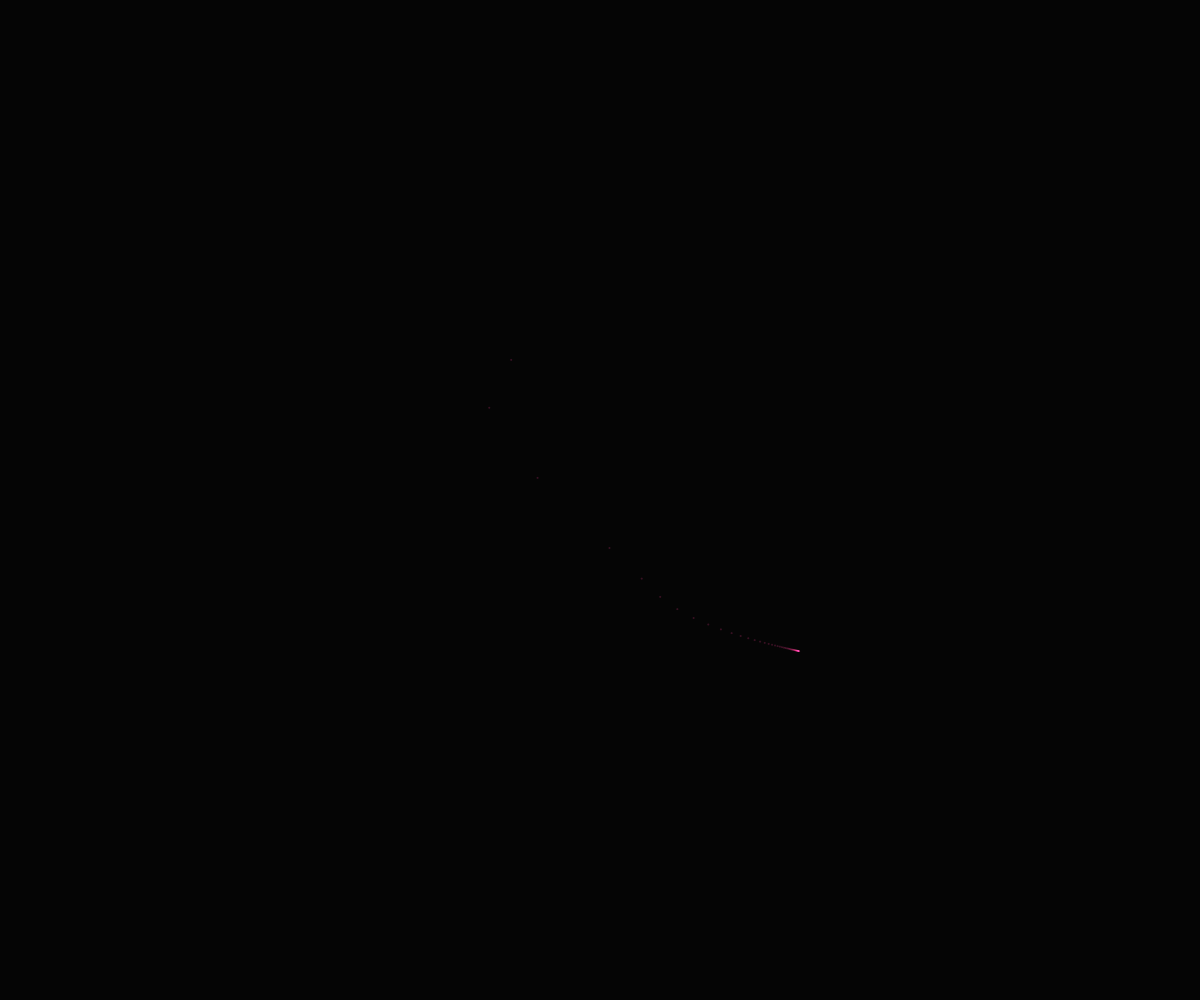
Frame 1 (no input)
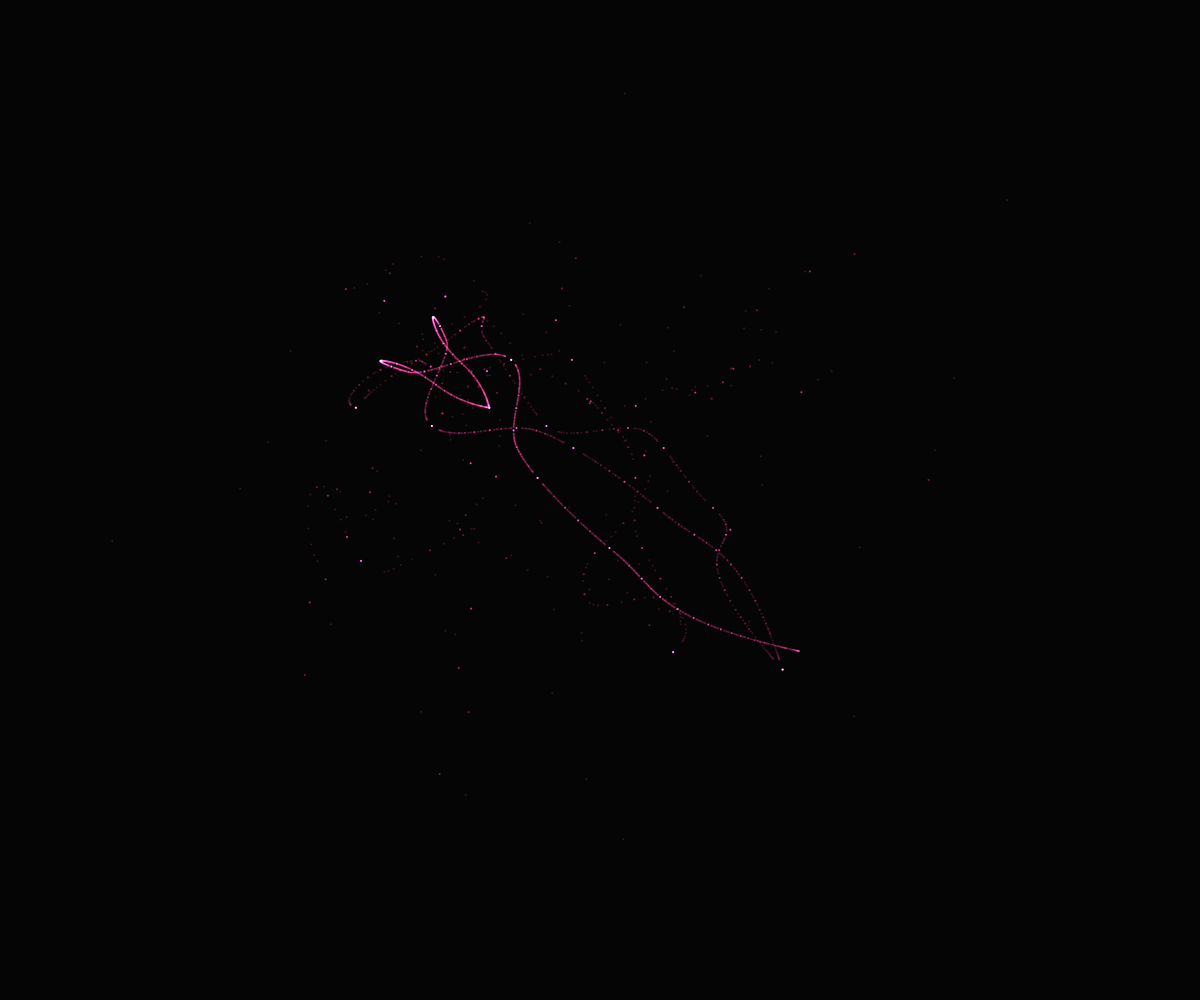
Frame 60 (no input)
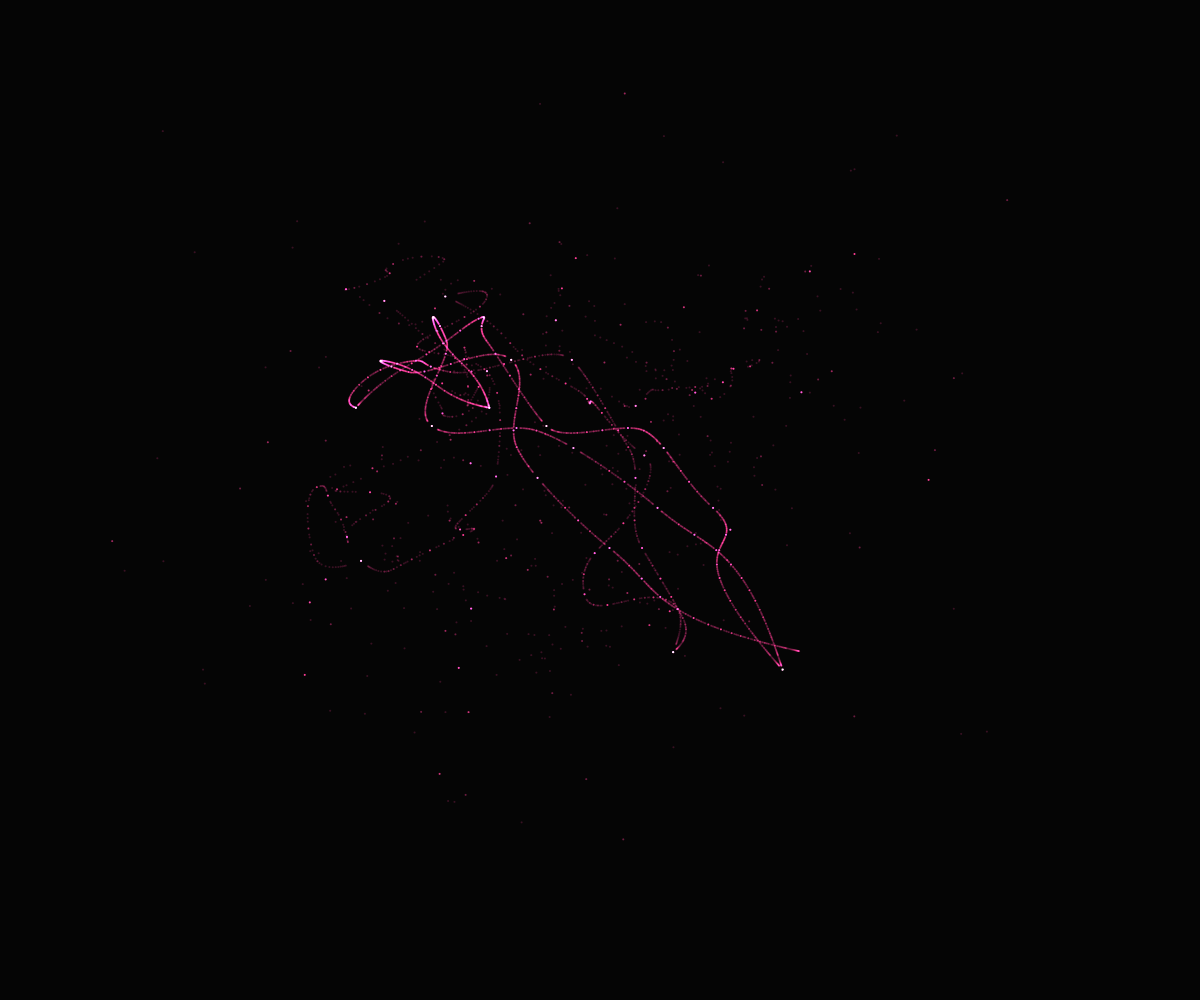
Frame 120 (the mouse pressed at the canvas centre since frame 60)

The p5.js sketch that drew these frames (run headless with seeded random() and noise() and a simulated clock; from frame 60 on, the mouse is pressed at the canvas centre):

// p5.js sketch
// ── sketch.js
var t = 0;
function setup() {
  createCanvas(windowWidth, windowHeight);
  pixelDensity(2);
  background('#050505');
  frameRate(120);
}

function draw() {

  // random
  var x = random(0, width);
  var y = random(0, height);
  fill(255, 100);
  noStroke();
  // ellipse(x, y, 1, 1);

  // Perlin Noise
  t = t + 1;
  for (var i = 1; i <= 50; i++) {
    var tx = t / i;
    var p = noise(tx);
    var p2 = noise(tx - 2);
    var a = map(p, 0, 1, 0, width);
    var b = map(p2, 0, 1, 0, height);
    fill('rgba(255, 54, 144, 0.2)');
    noStroke();
    blendMode(ADD);
    var size = 2;
    ellipse(a, b, size, size);

  }

}

  function windowResized() {
    t = 0;
    resizeCanvas(windowWidth, windowHeight);
    fill('#050505');
    rect(0,0,width, height);

  }
